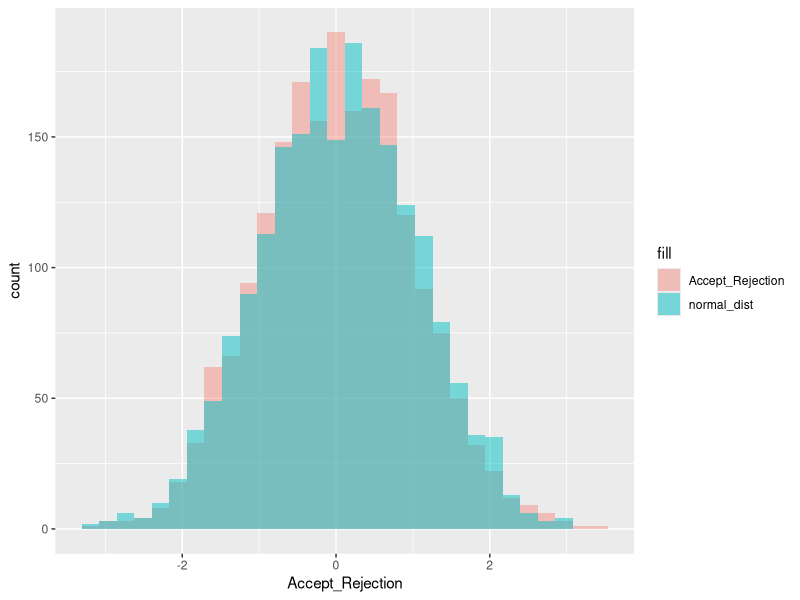

The R source for this figure:
## ---- chunk 1
library(ggplot2)
## ---- chunk 2
accept_reject <- function(sam) {
    f_x <- c()
    cnt <- 1
    while(cnt<=sam){ 
        U <- runif(1,0,1)    
        r_x <- ifelse(U<0.5, log(2*U), -log(2-(2*U)))  #generate a random variable from laplace distribution
        
        uni <- runif(1)
        frac <- exp(-(r_x^2)/2 + abs(r_x) - 0.5)  #value of f(X)/c(g(X))
    
        if(uni<=frac){
            f_x[cnt]<- r_x
            cnt <- cnt+1
        }
        total <<- total + 1
    }
    
return(f_x)
}

n = 2000
total <-0
values <- accept_reject(n)
normal_dist <- rnorm(2000,0,1)

compare_data <- cbind(values,normal_dist)
compare_data <- as.data.frame(compare_data)

colnames(compare_data) <- c("Accept_Rejection","normal_dist")
## ---- chunk 3
ggplot(compare_data) + geom_histogram(aes(Accept_Rejection,fill="Accept_Rejection"),alpha=0.4) + 
       geom_histogram(aes(normal_dist,fill ="normal_dist"), alpha =0.5)
## ---- chunk 4
rj_rt <- 1-(2000/total)
cat("The average rejection rate is :", rj_rt)
